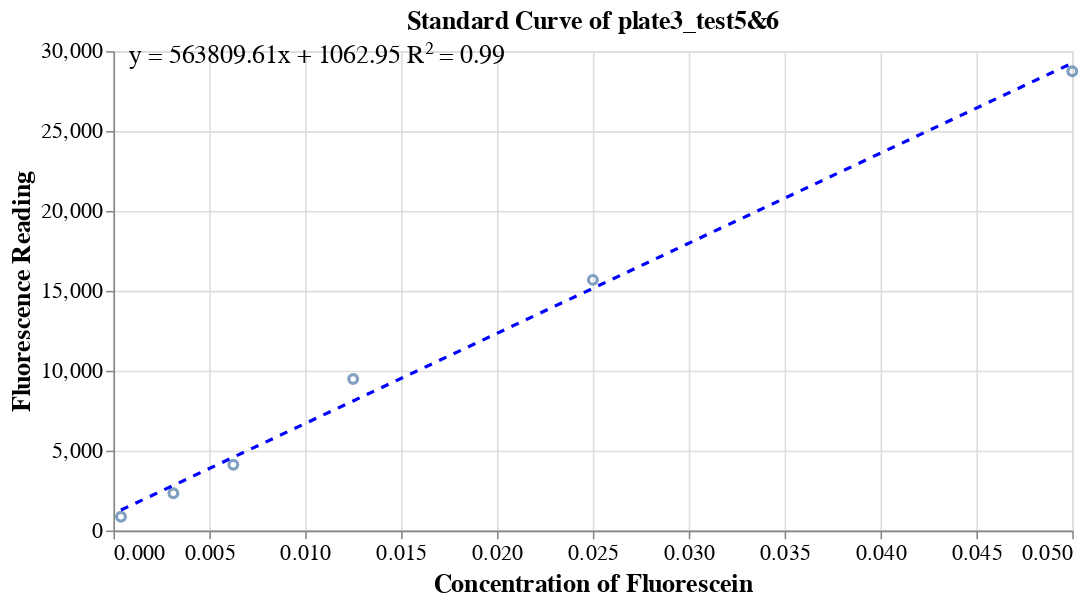

Notebook source saved alongside this figure:
### Code cell
plate_sel = 'plate3_test5&6'
cc_data_sub = cc_data[(cc_data.spark_plate == plate_sel) & (cc_data.Test.str.startswith('std'))]
cc_data_sub_sum = cc_data_sub.groupby(['Test'])['value'].mean().reset_index().rename(columns = {'Test':'standard', 'value':'fluorescence_reading'})
cc_data_sub_sum = cc_data_sub_sum[~cc_data_sub_sum.standard.isin(['std1', 'std2'])].merge(cc_std_conc_df, on = 'standard')
# Perform linear regression using numpy
slope, intercept = np.polyfit(cc_data_sub_sum['fluorescein_concentration'], cc_data_sub_sum['fluorescence_reading'], 1)


# Calculate R² value
predicted_response = slope * cc_data_sub_sum['fluorescein_concentration'] + intercept
ss_res = np.sum((cc_data_sub_sum['fluorescence_reading'] - predicted_response) ** 2)
ss_tot = np.sum((cc_data_sub_sum['fluorescence_reading'] - np.mean(cc_data_sub_sum['fluorescence_reading'])) ** 2)
r_squared = 1 - (ss_res / ss_tot)

scatter_plot = alt.Chart(cc_data_sub_sum).mark_point().encode(
    x=alt.X('fluorescein_concentration:Q', title='Concentration of Fluorescein'),
    y=alt.Y('fluorescence_reading:Q', title='Fluorescence Reading')
)


regression_data = pd.DataFrame({
    'fluorescein_concentration': cc_data_sub_sum['fluorescein_concentration'],
    'fluorescence_reading': slope * cc_data_sub_sum['fluorescein_concentration'] + intercept
})


# Add a regression line
regression_line = alt.Chart(regression_data).mark_line(color='blue', strokeDash=[5, 5]).encode(
    x='fluorescein_concentration:Q',
    y= 'fluorescence_reading:Q'
)


# Create text for the regression equation
equation_text = alt.Chart(pd.DataFrame({
#     'text': [f'y = {slope:.2f}x + {intercept:.2f}'],
    'text': [f'y = {slope:.2f}x + {intercept:.2f}\nR² = {r_squared:.2f}'],
    'x': [cc_data_sub_sum['fluorescein_concentration'].min()],
    'y': [slope * cc_data_sub_sum['fluorescein_concentration'].max() + intercept]
})).mark_text(
    align='left', baseline='middle', dx=5, dy=-5, fontSize=16, color='black'
).encode(
    x='x:Q',
    y='y:Q',
    text='text:N'
)

# equation_text


# Combine the scatter plot and regression line
standard_curve3 = alt.layer(scatter_plot, regression_line, equation_text).properties(
    width=600,
    height=300,
    title=f'Standard Curve of {plate_sel}'
).configure_axis(
    titleFontSize=16,
    labelFontSize=14
).configure_title(
    fontSize=16
)

# Display the chart
standard_curve3

### Figure 1 — Vega-Lite specification as saved in the notebook (floating-point values rounded to 4 significant figures)
{"config": {"view": {"continuousWidth": 400, "continuousHeight": 300}, "axis": {"labelFontSize": 14, "titleFontSize": 16}, "title": {"fontSize": 16}}, "layer": [{"data": {"name": "data-05f56a3af7f11ae5a2398f411f734b14"}, "mark": "point", "encoding": {"x": {"type": "quantitative", "field": "fluorescein_concentration", "title": "Concentration of Fluorescein"}, "y": {"type": "quantitative", "field": "fluorescence_reading", "title": "Fluorescence Reading"}}}, {"data": {"name": "data-74d99a4a8952c042e80c5a7928aa0456"}, "mark": {"type": "line", "color": "blue", "strokeDash": [5, 5]}, "encoding": {"x": {"type": "quantitative", "field": "fluorescein_concentration"}, "y": {"type": "quantitative", "field": "fluorescence_reading"}}}, {"data": {"name": "data-2e884c2b396268d549556654d5cbc9d7"}, "mark": {"type": "text", "align": "left", "baseline": "middle", "color": "black", "dx": 5, "dy": -5, "fontSize": 16}, "encoding": {"text": {"type": "nominal", "field": "text"}, "x": {"type": "quantitative", "field": "x"}, "y": {"type": "quantitative", "field": "y"}}}], "height": 300, "title": "Standard Curve of plate3_test5&6", "width": 600, "$schema": "https://vega.github.io/schema/vega-lite/v4.8.1.json", "datasets": {"data-05f56a3af7f11ae5a2398f411f734b14": [{"standard": "std3", "fluorescence_reading": 28740.0, "fluorescein_concentration": 0.05}, {"standard": "std4", "fluorescence_reading": 15690.0, "fluorescein_concentration": 0.025}, {"standard": "std5", "fluorescence_reading": 9488.0, "fluorescein_concentration": 0.0125}, {"standard": "std6", "fluorescence_reading": 4112.0, "fluorescein_concentration": 0.00625}, {"standard": "std7", "fluorescence_reading": 2333.0, "fluorescein_concentration": 0.003125}, {"standard": "std8", "fluorescence_reading": 860.5, "fluorescein_concentration": 0.0003906}], "data-74d99a4a8952c042e80c5a7928aa0456": [{"fluorescein_concentration": 0.05, "fluorescence_reading": 29250.0}, {"fluorescein_concentration": 0.025, "fluorescence_reading": 15160.0}, {"fluorescein_concentration": 0.0125, "fluorescence_reading": 8111.0}, {"fluorescein_concentration": 0.00625, "fluorescence_reading": 4587.0}, {"fluorescein_concentration": 0.003125, "fluorescence_reading": 2825.0}, {"fluorescein_concentration": 0.0003906, "fluorescence_reading": 1283.0}], "data-2e884c2b396268d549556654d5cbc9d7": [{"text": "y = 563809.61x + 1062.95\nR² = 0.99", "x": 0.0003906, "y": 29250.0}]}}
